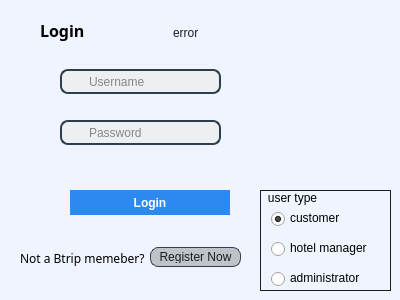
<?xml version="1.0" encoding="UTF-8"?>
<ui version="4.0">
 <class>LoginWindow</class>
 <widget class="QDialog" name="LoginWindow">
  <property name="windowModality">
   <enum>Qt::WindowModal</enum>
  </property>
  <property name="geometry">
   <rect>
    <x>0</x>
    <y>0</y>
    <width>400</width>
    <height>300</height>
   </rect>
  </property>
  <property name="focusPolicy">
   <enum>Qt::NoFocus</enum>
  </property>
  <property name="contextMenuPolicy">
   <enum>Qt::DefaultContextMenu</enum>
  </property>
  <property name="windowTitle">
   <string>Login</string>
  </property>
  <property name="styleSheet">
   <string notr="true">QDialog {
  background-color: #eff4ff;
}
</string>
  </property>
  <property name="inputMethodHints">
   <set>Qt::ImhNone</set>
  </property>
  <property name="sizeGripEnabled">
   <bool>false</bool>
  </property>
  <widget class="QLineEdit" name="password_lineedit">
   <property name="geometry">
    <rect>
     <x>60</x>
     <y>120</y>
     <width>161</width>
     <height>25</height>
    </rect>
   </property>
   <property name="styleSheet">
    <string notr="true">QLineEdit
{
  color: #1d1d1d;
  background-color: #ecf0f1;
  border: 2px solid #2c3e50;
  border-radius: 8px;
  padding-left: 25px;
  font-family:&quot;Microsoft YaHei UI&quot;;
  text-align: left;
  padding-right: 50px;
  background-image: url(:/qss/icon/password.png);
  background-repeat:no-repeat;
  background-position: center left;
}

</string>
   </property>
   <property name="text">
    <string/>
   </property>
   <property name="echoMode">
    <enum>QLineEdit::Password</enum>
   </property>
   <property name="placeholderText">
    <string>Password</string>
   </property>
  </widget>
  <widget class="QGroupBox" name="user_type_groupbox">
   <property name="geometry">
    <rect>
     <x>260</x>
     <y>190</y>
     <width>131</width>
     <height>101</height>
    </rect>
   </property>
   <property name="font">
    <font>
     <family>Microsoft YaHei UI</family>
    </font>
   </property>
   <property name="styleSheet">
    <string notr="true">QGroupBox 
{
  border: 1px solid #1d1d1d;
  border-top: 1px solid #1d1d1d;
  padding: 5px
}

 
QGroupBox::title
{
   
border: 1px solid #1d1d1d;
    border-bottom: none;
    border-letf:none;
    border-right:none;
     padding: -20 5px;  
    
}</string>
   </property>
   <property name="title">
    <string>user type</string>
   </property>
   <widget class="QRadioButton" name="customer_button">
    <property name="geometry">
     <rect>
      <x>10</x>
      <y>20</y>
      <width>101</width>
      <height>16</height>
     </rect>
    </property>
    <property name="font">
     <font>
      <family>Microsoft YaHei UI</family>
     </font>
    </property>
    <property name="focusPolicy">
     <enum>Qt::ClickFocus</enum>
    </property>
    <property name="styleSheet">
     <string notr="true">QRadioButton{
    spacing: 5px;
}
 
QRadioButton::indicator{
    width: 15px;
    height: 15px;
}
 
QRadioButton::indicator:checked{
    image:url(:/qss/icon/radio-on-button.png);
}

QRadioButton::indicator:unchecked{
    image:url(:/qss/icon/radio-off.png);
}</string>
    </property>
    <property name="text">
     <string>customer</string>
    </property>
    <property name="checked">
     <bool>true</bool>
    </property>
   </widget>
   <widget class="QRadioButton" name="hotelmanager_button">
    <property name="geometry">
     <rect>
      <x>10</x>
      <y>50</y>
      <width>100</width>
      <height>16</height>
     </rect>
    </property>
    <property name="font">
     <font>
      <family>Microsoft YaHei UI</family>
     </font>
    </property>
    <property name="focusPolicy">
     <enum>Qt::ClickFocus</enum>
    </property>
    <property name="styleSheet">
     <string notr="true">QRadioButton{
    spacing: 5px;
}
 
QRadioButton::indicator{
    width: 15px;
    height: 15px;
}
 
QRadioButton::indicator:checked{
    image:url(:/qss/icon/radio-on-button.png);
}

QRadioButton::indicator:unchecked{
    image:url(:/qss/icon/radio-off.png);
}</string>
    </property>
    <property name="text">
     <string>hotel manager</string>
    </property>
    <property name="checked">
     <bool>false</bool>
    </property>
   </widget>
   <widget class="QRadioButton" name="administrator_button">
    <property name="geometry">
     <rect>
      <x>10</x>
      <y>80</y>
      <width>100</width>
      <height>16</height>
     </rect>
    </property>
    <property name="font">
     <font>
      <family>Microsoft YaHei UI</family>
     </font>
    </property>
    <property name="focusPolicy">
     <enum>Qt::ClickFocus</enum>
    </property>
    <property name="styleSheet">
     <string notr="true">QRadioButton{
    spacing: 5px;
}
 
QRadioButton::indicator{
    width: 15px;
    height: 15px;
}
 
QRadioButton::indicator:checked{
    image:url(:/qss/icon/radio-on-button.png);
}

QRadioButton::indicator:unchecked{
    image:url(:/qss/icon/radio-off.png);
}</string>
    </property>
    <property name="text">
     <string>administrator</string>
    </property>
    <property name="checked">
     <bool>false</bool>
    </property>
   </widget>
  </widget>
  <widget class="QPushButton" name="register_button">
   <property name="geometry">
    <rect>
     <x>150</x>
     <y>247</y>
     <width>91</width>
     <height>20</height>
    </rect>
   </property>
   <property name="font">
    <font>
     <family>Microsoft YaHei UI</family>
    </font>
   </property>
   <property name="focusPolicy">
    <enum>Qt::ClickFocus</enum>
   </property>
   <property name="styleSheet">
    <string notr="true">QPushButton
{
  color: #1d1d1d;
  background-color: #bdc3c7;
  border: 1px solid #2c3e50;
  border-radius: 8px;
  padding: 3px;
  font-family:&quot;Microsoft YaHei UI&quot;;
  background-repeat:no-repeat;
  background-position: center left;
}

QPushButton:hover, QPushButton:pressed , QPushButton:checked
{
  background-color:  #95a5a6;
}


</string>
   </property>
   <property name="text">
    <string>Register Now</string>
   </property>
   <property name="autoDefault">
    <bool>false</bool>
   </property>
  </widget>
  <widget class="QLabel" name="Login_label">
   <property name="geometry">
    <rect>
     <x>40</x>
     <y>20</y>
     <width>81</width>
     <height>21</height>
    </rect>
   </property>
   <property name="font">
    <font>
     <family>Microsoft New Tai Lue</family>
     <pointsize>12</pointsize>
     <weight>75</weight>
     <bold>true</bold>
    </font>
   </property>
   <property name="text">
    <string>Login</string>
   </property>
  </widget>
  <widget class="QPushButton" name="login_button">
   <property name="geometry">
    <rect>
     <x>70</x>
     <y>190</y>
     <width>160</width>
     <height>25</height>
    </rect>
   </property>
   <property name="font">
    <font>
     <family>Microsoft YaHei UI</family>
     <weight>75</weight>
     <bold>true</bold>
    </font>
   </property>
   <property name="focusPolicy">
    <enum>Qt::StrongFocus</enum>
   </property>
   <property name="styleSheet">
    <string notr="true">QPushButton
{
  color: #ffffff;
  background-color: #2d89ef;
	border:none;
  padding: 3px;
  font-family:&quot;Microsoft YaHei UI&quot;;
	text-align: center;
}
QPushButton:hover, QPushButton:pressed , QPushButton:checked
{
  background-color:  #3c5bb9;
	text-align: right;
	padding-right: 20px;

}
QPushButton:hover
{
  background-image: url(:/qss/icon/appbar.navigate.next.png);
	background-repeat:no-repeat;
	background-position: center left;
}
QPushButton:pressed, QPushButton:checked
{
  background-image: url(:/qss/icon/appbar.navigate.next.png);
	background-repeat:no-repeat;
	background-position: center left;
}</string>
   </property>
   <property name="text">
    <string>Login</string>
   </property>
   <property name="autoDefault">
    <bool>false</bool>
   </property>
   <property name="default">
    <bool>true</bool>
   </property>
  </widget>
  <widget class="QLabel" name="register_label">
   <property name="geometry">
    <rect>
     <x>20</x>
     <y>250</y>
     <width>131</width>
     <height>16</height>
    </rect>
   </property>
   <property name="font">
    <font>
     <family>Microsoft JhengHei</family>
    </font>
   </property>
   <property name="text">
    <string>Not a Btrip memeber?</string>
   </property>
  </widget>
  <widget class="QLineEdit" name="username_lineedit">
   <property name="geometry">
    <rect>
     <x>60</x>
     <y>69</y>
     <width>161</width>
     <height>25</height>
    </rect>
   </property>
   <property name="styleSheet">
    <string notr="true">QLineEdit
{
  color: #1d1d1d;
  background-color: #ecf0f1;
  border: 2px solid #2c3e50;
  border-radius: 8px;
  padding-left: 25px;
  font-family:&quot;Microsoft YaHei UI&quot;;
  text-align: left;
  padding-right: 50px;
  background-image: url(:/qss/icon/account.png);
  background-repeat:no-repeat;
  background-position: center left;
}


</string>
   </property>
   <property name="text">
    <string/>
   </property>
   <property name="placeholderText">
    <string>Username</string>
   </property>
  </widget>
  <widget class="QLabel" name="error_label">
   <property name="geometry">
    <rect>
     <x>140</x>
     <y>20</y>
     <width>211</width>
     <height>25</height>
    </rect>
   </property>
   <property name="styleSheet">
    <string notr="true">QLabel
{
  color: #1d1d1d;
  background-color: none;
  border: none;
  padding-left: 30px;
  font-family:&quot;Microsoft YaHei UI&quot;;
  text-align: left;
  background-image: url(:/qss/icon/error.png);
  background-repeat:no-repeat;
  background-position: center left;
}</string>
   </property>
   <property name="text">
    <string>error</string>
   </property>
  </widget>
 </widget>
 <resources/>
 <connections/>
</ui>
